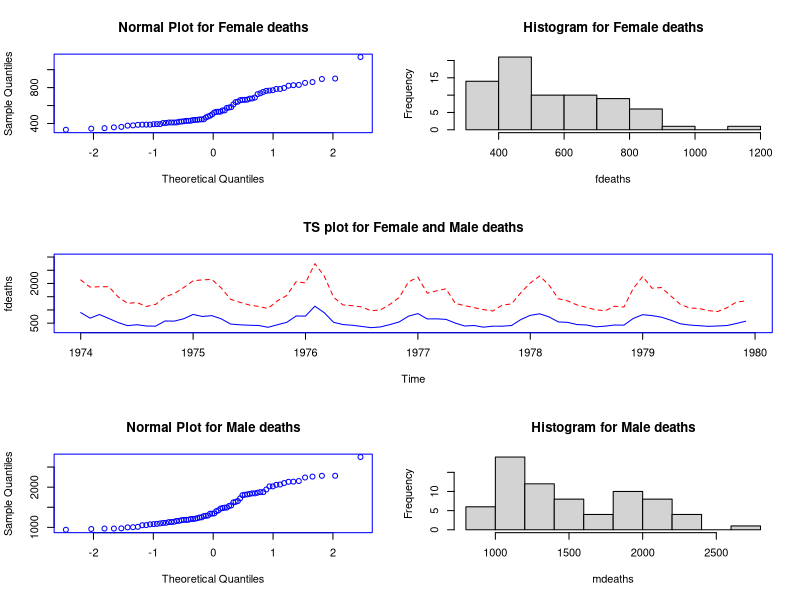
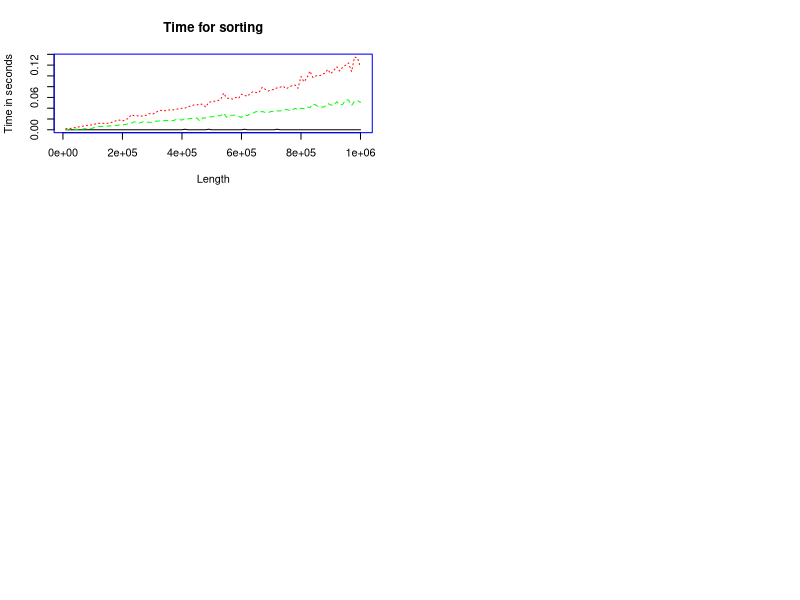
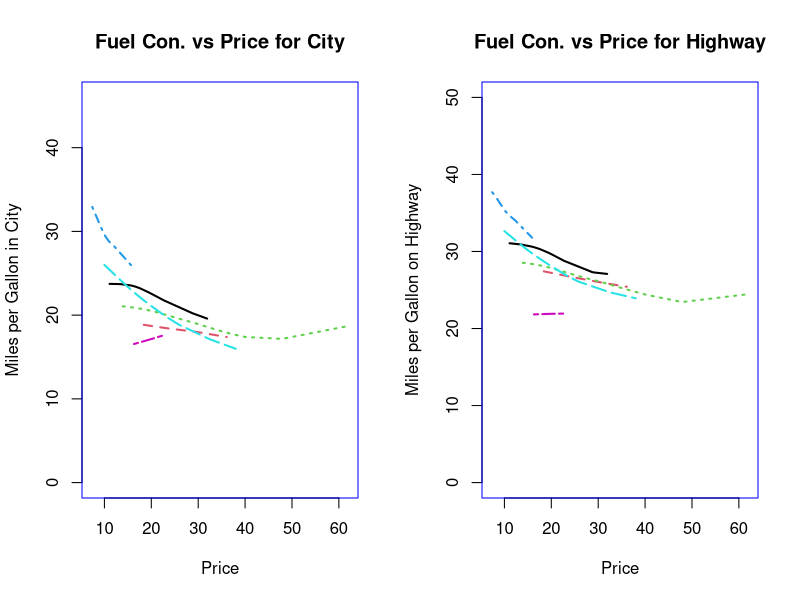
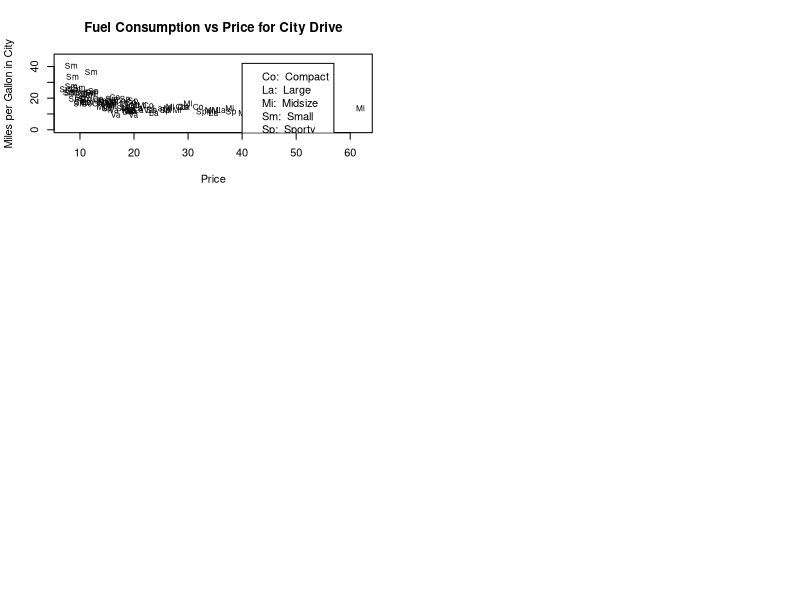
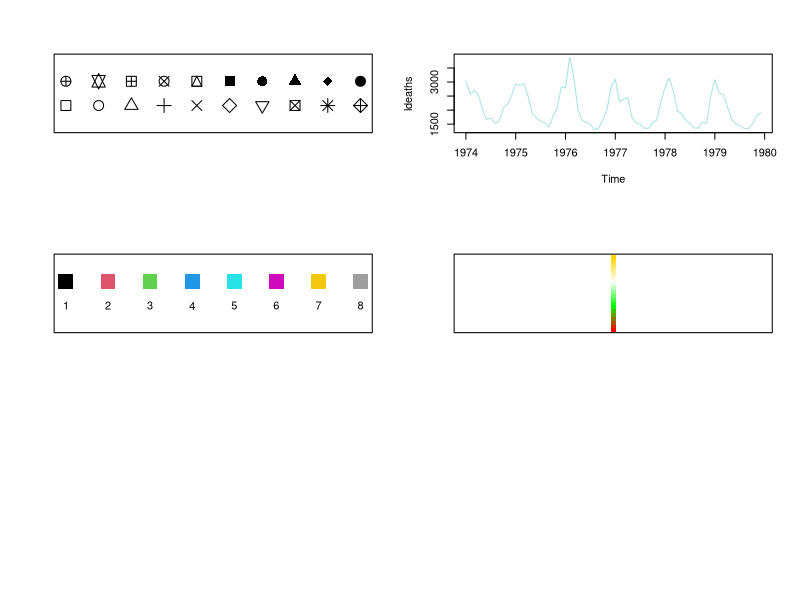
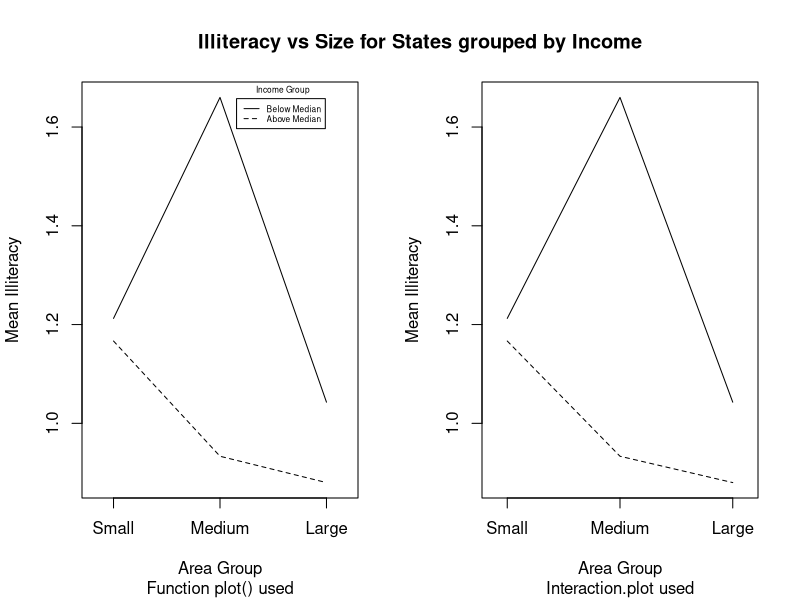
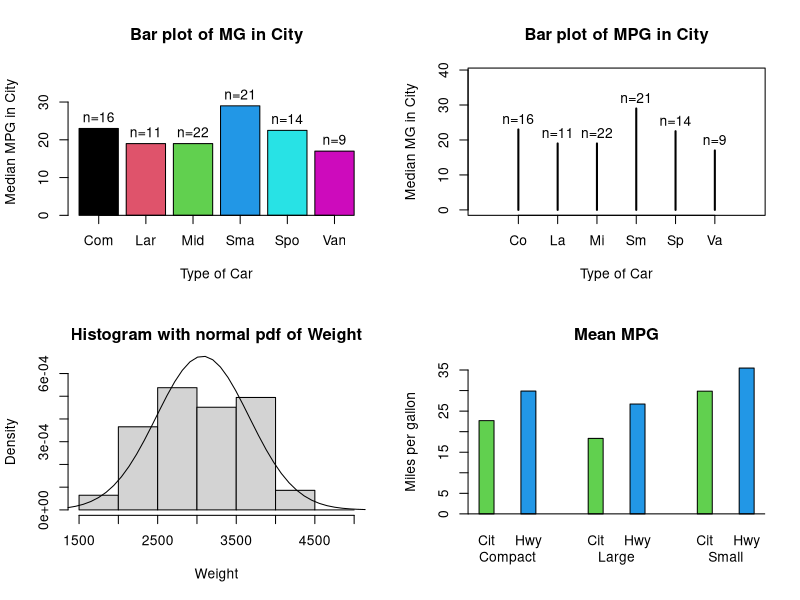
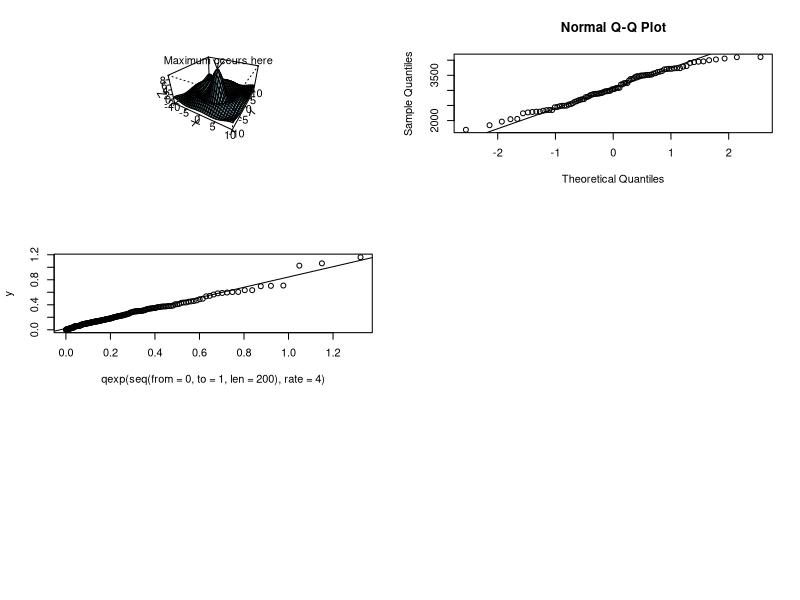

Recreate these plots in R, in order. (Note: this script raises an error after producing the figures.)
## ---- chunk 1
par("fin")
## ---- chunk 2
par('col')
## ---- chunk 3
temp <- par(col = "blue")
## ---- chunk 4
temp
## ---- chunk 5
par('col')
## ---- chunk 6
par (mfrow = c(3,2), mfg = c(1,1))
qqnorm (fdeaths, main = "Normal Plot for Female deaths")
par (mfg = c(1,2))
hist (fdeaths, main = "Histogram for Female deaths")
par (mfrow = c(3,1), mfg = c(2,1))
ts.plot (fdeaths, ylim = c(250, 3000), main = "TS plot for Female and Male deaths")
lines (mdeaths, lty = 2, col = "red")
par (mfrow = c(3,2), mfg = c(3,1))
qqnorm (mdeaths, main = "Normal Plot for Male deaths")
par (mfg = c(3,2))
hist (mdeaths, main = "Histogram for Male deaths")
## ---- chunk 7
my.func <- function () 
{ times <- matrix(0,100,3)
  for(i in 1:100)
    {  n <- i * 10000
       s1 <- 1:n
       s2 <- sample(n)
       s3 <- rnorm(n)
       times[i,1] <- system.time(sort(s1))[1]
       times[i,2] <- system.time(sort(s2))[1]
       times[i,3] <- system.time(sort(s3))[1]
     }
  matplot(x = (1:100)*10000, y= times, type = "l", lty = 1:3,
          col = c("black", "green", "red"), xlab = "Length",  
          ylab = "Time in seconds", main = "Time for sorting")  
}
my.func()
## ---- chunk 8
my.func <- function (spar = 0.9)
{ require (MASS)                             # What is the effect of require()?
  oldstate <- par (no.readonly = TRUE)       # Describe object 'oldstate'
  on.exit (par (oldstate))                   # Of what use is on.exit()?
  par (mfrow = c(1,2))
  
  cargrp <- Cars93[ , "Type"]
  price <- Cars93[ , "Price"]
  mpg.city <- Cars93[ , "MPG.city"]
  mpg.highway <- Cars93[ , "MPG.highway"]
  plot(price, mpg.city, type = "n", ylim = c(0, max(mpg.city)), 
       main = "Fuel Con. vs Price for City", xlab = "Price", 
       ylab = "Miles per Gallon in City")
  jj <- 0
  for(i in levels(cargrp))
    {  jj <- jj+1
       lines (smooth.spline (price[cargrp==i], mpg.city[cargrp==i], spar=spar),
              lty = jj, col = jj, lwd=2)
    }
  plot(price, mpg.highway, type = "n", ylim = c(0, max(mpg.highway)), 
       main = "Fuel Con. vs Price for Highway", xlab = "Price", 
       ylab = "Miles per Gallon on Highway")
  jj <- 0
  for(i in levels(cargrp))
    {  jj <- jj+1
       lines (smooth.spline (price[cargrp==i], mpg.highway[cargrp==i], 
                             spar = spar),
              lty = jj, col = jj, lwd = 2)
    }
}
my.func()
## ---- chunk 9
my.func <- function()
{ require (MASS)  
  oldstate <- par (no.readonly = TRUE) 
  on.exit (par (oldstate)) 

  cargrp <- Cars93[ , "Type"]
  price <- Cars93[ , "Price"]
  mpg.city <- Cars93[ , "MPG.city"]
  plot(price, mpg.city, type = "n", ylim = c(0, max(mpg.city)), 
       main = "Fuel Consumption vs Price for City Drive", xlab = "Price", 
       ylab = "Miles per Gallon in City")
  char <- substring (as.character (cargrp), 1, 2)
  text (x = price, y = mpg.city, labels = char, pos = 1, cex = 0.75)
  labs <- paste (substring (levels (cargrp), 1, 2), levels(cargrp), sep=":  ")
  legend(x = 40, y = 42, legend = labs)
}
my.func ()
## ---- chunk 10
plot (x = rep(1:10, 2), y = rep (c(1,2), c(10,10)), pch = 0:19, cex = 2, 
      pty = "p", ylim = c(0,3), xlab = "", ylab = "", xaxt = "n", yaxt = "n")
## ---- chunk 11
plot (ldeaths, col = rgb (red = 167, green = 227, blue = 227, 
                          maxColorValue = 255))
## ---- chunk 12
plot (1:8, rep (1, 8), pch = 15, col = 1:8, cex = 3, ylim = c(-1,2), 
      xaxt = "n", yaxt = "n", xlab = "", ylab = "")
text (1:8, rep (0, 8), 1:8)
## ---- chunk 13
col.vec <- colorRampPalette (c ("red", "green", "white", "gold"))(20)
plot (rep(1,20), 1:20, col = col.vec, pch = 15,
      xaxt = "n", yaxt = "n", xlab = "", ylab = "")
## ---- chunk 14
my.func <- function()
{ old.state <- par(no.readonly = TRUE)
  on.exit (par (old.state))
  area <- state.x77[, "Area"]
  income <- state.x77[, "Income"]
  area.grp <- cut(area, c(0, quantile (area, c(1/3, 2/3, 1))),
                  labels = c("Small", "Medium", "Large"))
  income.grp <- cut(income, c(0, quantile (income, c(1/2, 1))),
                    labels = c("Below Median", "Above Median"))
  mns <- tapply(state.x77[, "Illiteracy"], list(area.grp, income.grp), mean)
  par(mfrow = c(1, 2))
  plot(c(0.8, 3.2), range(mns), type = "n", xaxt = "n", xlab = "Area Group", 
       ylab ="Mean Illiteracy", sub = "Function plot() used")
  axis(side = 1, at = 1:3, labels = levels(area.grp))
  lines(1:3, mns[, 1])
  lines(1:3, mns[, 2], lty = 2)
  par(usr = c(0, 1, 0, 1))
  legend(0.56, 0.96, lty = c(1,2), legend = levels(income.grp), cex= 0.5)
  text(0.63, 0.98, adj = 0, "Income Group", cex = 0.5)
	interaction.plot(area.grp, income.grp, state.x77[,"Illiteracy"], 
	                 xlab = "Area Group", ylab = "Mean Illiteracy", 
	                 sub = "Interaction.plot used", lty = 1:2, xtick = TRUE, 
	                 legend = FALSE)
  par(mfrow = c(1,1))
  par(new = T)
  plot(1:10, 1:10, type="n", xlab="", ylab="",axes = FALSE)
  title(main = "Illiteracy vs Size for States grouped by Income")
}
my.func ()
## ---- chunk 15
my.func <- function()
{ require (MASS)
  old.state <- par(no.readonly = TRUE)
  on.exit (par (old.state))
  par (mfrow = c(2,2))
  
  cargrp <- Cars93[,"Type"]
  meds <- tapply (Cars93[,"MPG.city"], cargrp, median)
  
  where <- barplot (meds, names = substring (levels(cargrp), 1, 3),
                    ylim = c(0, max(meds)+10), main = "Bar plot of MG in City",
                    xlab = "Type of Car", ylab = "Median MPG in City",
                    col = 1:length(meds), axis.lty = 1)
  text (where, meds+3, paste ("n", table (cargrp), sep = "="))

  # ---------------------------------------------------------------------------
  plot (0:(length(meds)+1), c(rep(0, (length(meds)+1)), max(meds)),
        ylim = c(0, max(meds)+10), type = "n", xlab = "", 
        ylab = "Median MG in City", main = "Bar plot of MPG in City", xaxt = "n")
  for (i in 1:length(meds))
    lines (c(i,i), c(0, meds[i]), lwd = 2)
  title (xlab = "Type of Car")
  axis (side = 1, at = 1:6, labels = substring(levels(cargrp), 1, 2))
  text (1:6, meds+3, paste("n", table (cargrp), sep = "="))
  
  # ---------------------------------------------------------------------------
  weight <- Cars93[,"Weight"]
  hist (weight, breaks = seq (from = 1500, to = 5000, by = 500), prob = TRUE,
        ylim = c(0, 0.0006), xlab = "Weight", main = "Histogram with normal pdf of Weight")
  pts <- seq (from = par("usr")[1], to = par("usr")[2], len = 40)
  lines (pts, dnorm(pts, mean=mean(weight), sd=sd(weight)), xpd = TRUE)
  
  # ---------------------------------------------------------------------------
  data.use <- Cars93[Cars93[,"Type"] == "Large" |
                     Cars93[,"Type"] == "Compact" |
                     Cars93[,"Type"] == "Small", c("Type", "MPG.city", "MPG.highway")]
  data.use [,1] <- factor (data.use [,1])
  rmeans <- apply (data.use[,2:3], 2, tapply, data.use[,1], mean)
  xvals <- barplot (t(rmeans), beside = TRUE, space = c(1.8, 3.5),
                    main = "Mean MPG", ylab = "Miles per gallon",
                    names = rep(c("Cit","Hwy"), 3), col = 3:4)
  axis (side = 1, at = apply (matrix (xvals, nrow = 2), 2, mean),
        line = 1, labels = rownames(rmeans), tick = FALSE)
  abline (h = 0)
}
my.func ()
## ---- chunk 16
my.func <- function () 
{ x <- seq(-10, 10, length= 30)
  y <- x
  ff <- function(x,y) { r <- sqrt(x^2+y^2); 10 * sin(r)/r }
  z <- outer(x, y, ff)
  z[is.na(z)] <- 1
  op <- par(bg = "white")
#  persp(x, y, z, theta = 30, phi = 30, expand = 0.5, col = "lightblue")
  res <- persp(x, y, z, theta = 30, phi = 30, expand = 0.5, col = "lightblue", 
               ltheta = 120, shade = 0.75, ticktype = "detailed", xlab = "X", 
               ylab = "Y", zlab = "Z" ) 
  print (round(res, 3))
  
  #--- Add to existing persp plot : ---
  #--- Function trans3d() -------------
 	trans3d <- function(x,y,z, pmat) 
 	{
 	  tr <- cbind(x,y,z,1) %*% pmat
    list(x = tr[,1]/tr[,4], y = tr[,2]/tr[,4])
  }
  # ----------------------------------
  z1 <- ff(1e-10, 1e-10)
  transfrm <- trans3d (c(0,-2.5), c(0,5), c(z1,z1), res)
  arrows(transfrm$x[1], transfrm$y[1], transfrm$x[2], transfrm$y[2], 
         length = 0.1, code = 1)
  text(transfrm$x[2], transfrm$y[2]+0.02, "Maximum occurs here")
  return(z1)
}
my.func()
## ---- chunk 17
qqnorm (Cars93$Weight)
qqline (Cars93$Weight)
## ---- chunk 18
y <- rexp(200, rate=4)
qqplot (qexp (seq (from = 0, to = 1, len = 200), rate=4), y)
qqline(y, distribution = function(p) qexp(p, rate=4))
## ---- chunk 19
set.seed (38472)
x1 <- rnorm(100, 9, 2)
x2 <- rnorm(100, 13, 1)
x <- c(x1, x2)
par(mfcol=c(2,3))
out1 <- hist(x,right=F)
out2 <- hist(x,breaks=20,right=F)
b1 <- out1$breaks
b11 <- c(b1[1]-0.5,b1+0.5)
b2 <- out2$breaks
b21 <- c(b2[1]-0.5,b2+0.5)
hist(x,breaks=b11,right=F)
hist(x,breaks=b21,right=F)
b12 <- c(b1[1]-0.2,b1+0.2)
b22 <- c(b2[1]-0.2,b2+0.2)
hist(x,breaks=b12,right=F)
hist(x,breaks=b22,right=F)
## ---- chunk 20
ASH <- function (x, b0 = 1, bk = 15, h = 0.5, m = 5) # h=lambda
{
  Bvec <- as.vector ((bk - b0)/h+2, "list")
  fhat <- matrix (nrow = m, ncol = (bk-b0)/h+1) 
  for (i in 1:m)
    { Bvec[[i]] <- seq (from = b0+(i-1)*h/m, to = bk+h+(i-1)*h/m, by = h)
      fhat[i,] <- hist (x, breaks = Bvec[[i]], right = T, plot = F)$density
    }
  fhat.ASH <- apply(fhat, 2, mean)
  x.vec <- seq (from = b0, to = bk+h,length = length(fhat.ASH))
  plot (x.vec, fhat.ASH, type="l")
}
ASH(x, m=20, h=1, b0=-2, bk=18)
## ---- chunk 21
plot(density(x), type="l")
## ---- chunk 22
coplot (state.x77 [,"Illiteracy"] ~ state.x77 [,"Life Exp"] | 
                                   state.x77 [,"Income"] + state.x77 [,"Area"], 
                                number = c(4,3), overlap=c(0,0.2))
## ---- chunk 23
my.func <- function () 
{ old.state <- par (no.readonly = TRUE)
 on.exit (par (old.state))
   
 par (omd = c(0, 0.66, 0, 1), mfcol = c(2, 1))
 ts.plot (mdeaths, xlab = "Year", ylab = "Male deaths")
 ts.plot (fdeaths, xlab = "Year", ylab = "Female deaths")

 par (omd = c(0.66, 1, 0, 1), mfcol = c(2, 1), mfg = c(1, 1), new=TRUE)
 hist (mdeaths, xlab = "Male deaths", ylab = "Frequency", main = "")
 hist (fdeaths, xlab = "Female deaths", ylab = "Frequency", main= "")

 par (omd = c(0, 1, 0, 1), mfcol = c(1, 1))
 title ("Line plot and Histogram for male deaths")
   
 par(omd = c(0, 1, 0, 0.5), mfcol = c(1, 1))
 title ("Line plot and Histogram for female deaths")          
}
my.func ()
## ---- chunk 24
library(knitr)
knitr::include_graphics("pics/ggplot.jpg")
## ---- chunk 25
library (MASS)
library (tidyverse)
cereal <- tibble (UScereal)
## ---- chunk 26
ggplot(data = cereal, 
       mapping = aes(x = mfr)) +   
       geom_bar()
## ---- chunk 27
ggplot(data = cereal, 
       mapping = aes(x = mfr)) +   
       geom_bar(fill = "gold")
## ---- chunk 28
ggplot(data = cereal, 
       mapping = aes(y = mfr, fill = vitamins)) +   
       geom_bar() 
## ---- chunk 29
ggplot(data = cereal, 
       mapping = aes(y = mfr, fill = vitamins)) +   
       geom_bar(position = position_dodge())
## ---- chunk 30
ggplot(data = cereal, 
       mapping = aes(x = calories, y = fat)) +        
       geom_point()
## ---- chunk 31
ggplot(data = cereal, 
       mapping = aes(x = calories, y = fat)) + 
       geom_point(mapping = aes(colour = factor(shelf)))

ggplot(data = cereal, 
       mapping = aes(x = calories, y = fat)) + 
       geom_point(mapping = aes(colour = sugars))
## ---- chunk 32
ggplot(data = cereal, 
       mapping = aes(x = calories, y = fat)) + 
       geom_point(mapping = aes(colour = sugars)) +
       geom_smooth()
## ---- chunk 33
ggplot(data = cereal, 
       mapping = aes(x = calories, y = fat)) + 
       geom_point(mapping = aes(colour = sugars)) +
       geom_smooth(method = "lm")
## ---- chunk 34
ggplot(data = cereal, 
       mapping = aes(x = calories, y = fat)) + 
       geom_point(mapping = aes(colour = sugars, 
                                shape = mfr, 
                                size = factor(shelf)))
## ---- chunk 35
ggplot(data=cereal, 
       mapping = aes(x = calories, y = fat)) + 
       geom_point(mapping=aes(colour = sugars),
                              shape = "cross",
                              position = position_jitter(height=0.05))
## ---- chunk 36
ggplot(data = cereal, 
       mapping = aes(x = calories, y = fat)) + 
       geom_text(mapping = aes(label=mfr))

ggplot(data = cereal, 
       mapping = aes(x = calories, y = fat)) + 
       geom_text(mapping=aes(label=mfr), check_overlap=T)

ggplot(data = cereal, 
       mapping = aes(x = calories, y = fat)) + 
       geom_label(mapping = aes(label=mfr))
## ---- chunk 37
ggplot (data = cereal, mapping = aes(x = carbo)) + 
        geom_dotplot()  

ggplot (data = cereal, mapping = aes(x = carbo)) + 
        geom_dotplot(binwidth = 2, stackdir = "center", 
                     stackratio = 0.8, dotsize = 1.2)  
## ---- chunk 38
ggplot (data = cereal, 
        mapping = aes(x = vitamins, y = sodium)) +
        geom_boxplot() + geom_jitter()

ggplot (data = cereal, 
        mapping = aes(x = vitamins, y = sodium)) +
        geom_boxplot() + geom_jitter()
## ---- chunk 39
x <- seq(from = 0.01, to = 0.99, len = 100) 
y <- c(log(x), 2 * log(x))   
z <- rep(c("a", "b"), each = 100) 

dat <- tibble(x=rep(x,2), y, z) 
dat

ggplot(dat, aes(x = x, y = y)) + 
       geom_line(aes(colour = z))
## ---- chunk 40
p1 <- ggplot (faithful, 
              aes(x = eruptions, y = waiting)) +
              geom_point() + xlim(0.5,5) + ylim(40,110)

p1
p1 + geom_density_2d()
## ---- chunk 41
n.1.1 <- rnorm(100, 1, 1)
F.4.9 <- rf(100, 4,9)
dat <- tibble(n.1.1,F.4.9)
dat2 <- pivot_longer(dat, cols = everything())
ggplot (dat, aes(x=n.1.1)) + stat_ecdf()
ggplot (dat2, aes(x=value, colour = name)) + stat_ecdf()
## ---- chunk 42
p2 <- ggplot() + xlim(-5,5)
p2 + geom_function(fun = function(x) 2*exp(x)*cos(x))
## ---- chunk 43
x3 <- rpois(100, 5)
dat3 <- tibble(x3)
ggplot (dat3, aes(x = x3)) + stat_ecdf() + 
        geom_function(fun = ppois,    
                args=list(lambda=mean(x3)), col="blue") +
        geom_function(fun = pnorm, 
               args=list(mean=mean(x3), sd=sqrt(mean(x3))), 
               col="red")
## ---- chunk 44
x4 <- rgamma(1000, 5, 3)
dat4 <- tibble(x4)
ggplot (dat4, aes(x4)) + geom_histogram()
  
ggplot(dat4, aes(x4)) +
       geom_histogram(aes(y=after_stat(density)), 
                      fill="pink") +
       geom_function (fun = dgamma, 
                      args=list(shape = 5, rate = 3))
## ---- chunk 45
ggplot(data = cereal, 
       mapping = aes(x = calories, y = fat)) + 
       geom_point(mapping = aes(colour = mfr))
## ---- chunk 46
ggplot(data = cereal, 
       mapping = aes(x = calories, y = fat)) + 
       geom_point(mapping = aes(colour = mfr)) +
       scale_colour_brewer(type = "qual")
## ---- chunk 47
ggplot(data = cereal, 
       mapping = aes(x = calories, y = fat)) + 
       geom_point(mapping = aes(colour = sugars))
## ---- chunk 48
ggplot(data = cereal, 
       mapping = aes(x = calories, y = fat)) + 
       geom_point(mapping = aes(colour = sugars))+
       scale_colour_gradientn(colours = rainbow(21))
## ---- chunk 49
ggplot(data = cereal, 
       mapping = aes(x = calories, y = fat)) + 
       geom_point(mapping = aes(colour = sugars))+
       scale_colour_gradient(low = "black", 
                             high = "orange")
## ---- chunk 50
ggplot(data = cereal, 
       mapping = aes(x = calories, y = fat)) + 
       geom_point(mapping = aes(colour = sugars))+
       scale_colour_gradient(low = "black", 
                             high = "orange") +
       scale_x_continuous(breaks = seq(from = 50, to = 450, by = 50)) + 
       scale_y_continuous(trans = "log")
## ---- chunk 51
# Hadley's favourite pie chart
df <- data.frame(
  variable = c("does not resemble", "resembles"),
  value = c(20, 80)
)

ggplot(df, aes(x = "", y = value, fill = variable)) +
       geom_col(width = 1) +
       scale_fill_manual(values = c("red", "yellow")) +
       coord_polar("y", start = pi / 3) +
       labs(title = "Pac man")
## ---- chunk 52
theta.vec <- seq(from = 0, to = pi/2, len = 200)
my.dat <- tibble (theta = theta.vec,
                  r = theta.vec*sin(theta.vec))
ggplot (my.dat) + geom_line(aes(x = theta, y=r)) +
                  coord_polar(theta = "x")
## ---- chunk 53
city.coords <- data.frame(city=attr(eurodist,"Labels"),
                          cmdscale(eurodist))
colnames(city.coords)[2:3] <- paste("dim",1:2,sep="")
city.coords <- tibble(city.coords)
ggplot (city.coords, mapping = aes(x = dim1, y = dim2)) +
        geom_text(mapping = aes(label=city)) +
        coord_fixed(ratio = 1)         
## ---- chunk 54
ggplot(data = cereal, 
       mapping = aes(x = calories, y = fat)) + 
       geom_point() +
       facet_grid (vars(mfr))

ggplot(data = cereal, 
       mapping = aes(x = calories, y = fat)) + 
       geom_point() +
       facet_wrap (vars(mfr))
## ---- chunk 55
ggplot(data = cereal, 
       mapping = aes(x = calories, y = fat)) + 
       geom_point() +
       facet_wrap (vars(mfr, vitamins), scales = "free")
## ---- chunk 56
p3 <- ggplot(data = cereal, 
      mapping = aes(y = mfr, fill = vitamins)) +   
      geom_bar() + 
      facet_wrap(vars(mfr))
p3
p3 + theme_classic()
p3 + theme_minimal()
p3 + theme(panel.grid.major = element_line("gray", size = 0.5))
p3 + theme(axis.text.y = element_text(size = 18))
p3 + ggtitle("Heading") + theme(plot.title = element_text(family = "serif"))

p4 <- ggplot(data = cereal, 
             mapping = aes(x = calories, y = fat)) + 
             geom_point(mapping = aes(colour = sugars))
p4 + guides(colour = guide_colourbar(barwidth = 0.25, barheight = 20,
                                        nbin=100))
p4 + guides (col = guide_legend(ncol=2, reverse=TRUE))
p4 + scale_x_continuous(breaks = seq(from = 50, to = 450, by = 25),
                        guide = guide_axis(n.dodge = 2)) + 
     guides(y = guide_axis(angle = 90), y.sec = guide_axis())
## ---- chunk 57
crimes <- data.frame(state = tolower(rownames(USArrests)), USArrests)
library (maps)
states_map <- map_data("state")
pp <- ggplot(crimes, aes(map_id = state)) +
             geom_map(aes(fill = Murder), map = states_map) +
             expand_limits(x = states_map$long, 
                           y = states_map$lat) 
pp + coord_map()
pp + coord_map("azequalarea")
pp + coord_map("orthographic")

usamap <- ggplot(states_map, aes(long, lat, group = group)) +
                 geom_polygon(fill = "white", colour = "black")
usamap
usamap + coord_map()
usamap + coord_map("azequalarea")
usamap + coord_map("orthographic")
usamap + coord_map("orthographic", orientation = c(90, 0, 90))
